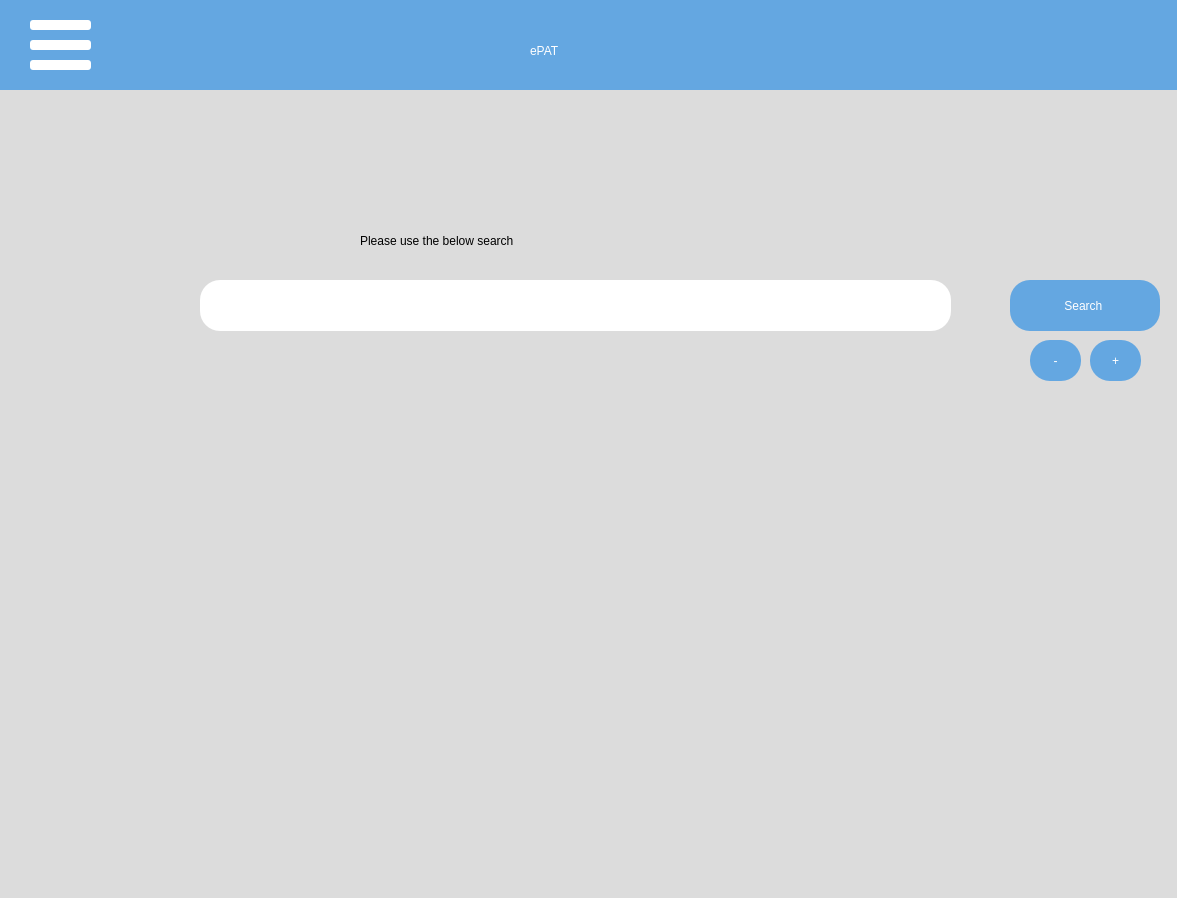
<?xml version="1.0" encoding="UTF-8"?>
<ui version="4.0">
 <class>Dialog</class>
 <widget class="QDialog" name="Dialog">
  <property name="geometry">
   <rect>
    <x>0</x>
    <y>0</y>
    <width>1177</width>
    <height>898</height>
   </rect>
  </property>
  <property name="windowTitle">
   <string>Dialog</string>
  </property>
  <widget class="QWidget" name="widget" native="true">
   <property name="geometry">
    <rect>
     <x>-20</x>
     <y>0</y>
     <width>1200</width>
     <height>900</height>
    </rect>
   </property>
   <property name="styleSheet">
    <string notr="true">background-color: rgb(220, 220, 220);</string>
   </property>
   <widget class="QWidget" name="widget_2" native="true">
    <property name="geometry">
     <rect>
      <x>10</x>
      <y>0</y>
      <width>1200</width>
      <height>90</height>
     </rect>
    </property>
    <property name="styleSheet">
     <string notr="true">background-color: rgb(100, 167, 225)</string>
    </property>
    <widget class="QLabel" name="label">
     <property name="geometry">
      <rect>
       <x>540</x>
       <y>20</y>
       <width>141</width>
       <height>61</height>
      </rect>
     </property>
     <property name="styleSheet">
      <string notr="true">font: 75 36pt &quot;Arial&quot;;
color: rgb(255, 255, 255);
</string>
     </property>
     <property name="text">
      <string>ePAT</string>
     </property>
    </widget>
    <widget class="QPushButton" name="settingButton1">
     <property name="geometry">
      <rect>
       <x>40</x>
       <y>20</y>
       <width>61</width>
       <height>10</height>
      </rect>
     </property>
     <property name="styleSheet">
      <string notr="true">background-color: rgb(255, 255, 255);
border-radius:3px;
font: 18pt &quot;MS Shell Dlg 2&quot;;
color: rgb(255, 255, 255);</string>
     </property>
     <property name="text">
      <string/>
     </property>
    </widget>
    <widget class="QPushButton" name="settingButton2">
     <property name="geometry">
      <rect>
       <x>40</x>
       <y>40</y>
       <width>61</width>
       <height>10</height>
      </rect>
     </property>
     <property name="styleSheet">
      <string notr="true">border-radius:3px;
background-color: rgb(255, 255, 255);
font: 18pt &quot;MS Shell Dlg 2&quot;;
color: rgb(255, 255, 255);</string>
     </property>
     <property name="text">
      <string/>
     </property>
    </widget>
    <widget class="QPushButton" name="settingButton3">
     <property name="geometry">
      <rect>
       <x>40</x>
       <y>60</y>
       <width>61</width>
       <height>10</height>
      </rect>
     </property>
     <property name="styleSheet">
      <string notr="true">border-radius:3px;
background-color: rgb(255, 255, 255);
font: 18pt &quot;MS Shell Dlg 2&quot;;
color: rgb(255, 255, 255);</string>
     </property>
     <property name="text">
      <string/>
     </property>
    </widget>
   </widget>
   <widget class="QTextEdit" name="textEdit">
    <property name="geometry">
     <rect>
      <x>220</x>
      <y>280</y>
      <width>751</width>
      <height>51</height>
     </rect>
    </property>
    <property name="styleSheet">
     <string notr="true">border-radius: 20px;
font: 16pt &quot;Arial&quot;;
background-color: rgb(255, 255, 255);</string>
    </property>
   </widget>
   <widget class="QPushButton" name="search">
    <property name="geometry">
     <rect>
      <x>1030</x>
      <y>280</y>
      <width>150</width>
      <height>51</height>
     </rect>
    </property>
    <property name="styleSheet">
     <string notr="true">font: 75 20pt &quot;Arial&quot;;
background-color: rgb(100, 167, 225);
border-radius:20px;
color:rgb(255, 255, 255);</string>
    </property>
    <property name="text">
     <string>Search </string>
    </property>
   </widget>
   <widget class="QLabel" name="label_2">
    <property name="geometry">
     <rect>
      <x>380</x>
      <y>210</y>
      <width>431</width>
      <height>61</height>
     </rect>
    </property>
    <property name="styleSheet">
     <string notr="true">font: 75 20pt &quot;Arial&quot;;</string>
    </property>
    <property name="text">
     <string>Please use the below search </string>
    </property>
   </widget>
   <widget class="QPushButton" name="pushButton">
    <property name="geometry">
     <rect>
      <x>1110</x>
      <y>340</y>
      <width>51</width>
      <height>41</height>
     </rect>
    </property>
    <property name="styleSheet">
     <string notr="true">border-radius:20px;
color: rgb(255, 255, 255);
font: 75 12pt &quot;MS Shell Dlg 2&quot;;
background-color: rgb(100, 167, 225);</string>
    </property>
    <property name="text">
     <string>+</string>
    </property>
   </widget>
   <widget class="QPushButton" name="pushButton_2">
    <property name="geometry">
     <rect>
      <x>1050</x>
      <y>340</y>
      <width>51</width>
      <height>41</height>
     </rect>
    </property>
    <property name="styleSheet">
     <string notr="true">border-radius:20px;
color: rgb(255, 255, 255);
font: 75 12pt &quot;MS Shell Dlg 2&quot;;
background-color: rgb(100, 167, 225);</string>
    </property>
    <property name="text">
     <string>-</string>
    </property>
   </widget>
  </widget>
 </widget>
 <resources/>
 <connections/>
</ui>
